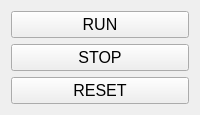
             <widget class="QWidget" name="ActionButtonsPage">
              <layout class="QVBoxLayout" name="verticalLayout_12">
               <item>
                <widget class="QPushButton" name="RunButton">
                 <property name="sizePolicy">
                  <sizepolicy hsizetype="Minimum" vsizetype="Preferred">
                   <horstretch>0</horstretch>
                   <verstretch>0</verstretch>
                  </sizepolicy>
                 </property>
                 <property name="font">
                  <font>
                   <pointsize>12</pointsize>
                  </font>
                 </property>
                 <property name="styleSheet">
                  <string notr="true"/>
                 </property>
                 <property name="text">
                  <string>RUN</string>
                 </property>
                </widget>
               </item>
               <item>
                <widget class="QPushButton" name="StopButton">
                 <property name="sizePolicy">
                  <sizepolicy hsizetype="Minimum" vsizetype="Preferred">
                   <horstretch>0</horstretch>
                   <verstretch>0</verstretch>
                  </sizepolicy>
                 </property>
                 <property name="font">
                  <font>
                   <pointsize>12</pointsize>
                  </font>
                 </property>
                 <property name="styleSheet">
                  <string notr="true"/>
                 </property>
                 <property name="text">
                  <string>STOP</string>
                 </property>
                </widget>
               </item>
               <item>
                <widget class="QPushButton" name="AutoResetButton">
                 <property name="sizePolicy">
                  <sizepolicy hsizetype="Minimum" vsizetype="Preferred">
                   <horstretch>0</horstretch>
                   <verstretch>0</verstretch>
                  </sizepolicy>
                 </property>
                 <property name="font">
                  <font>
                   <pointsize>12</pointsize>
                  </font>
                 </property>
                 <property name="styleSheet">
                  <string notr="true"/>
                 </property>
                 <property name="text">
                  <string>RESET</string>
                 </property>
                </widget>
               </item>
              </layout>
             </widget>
